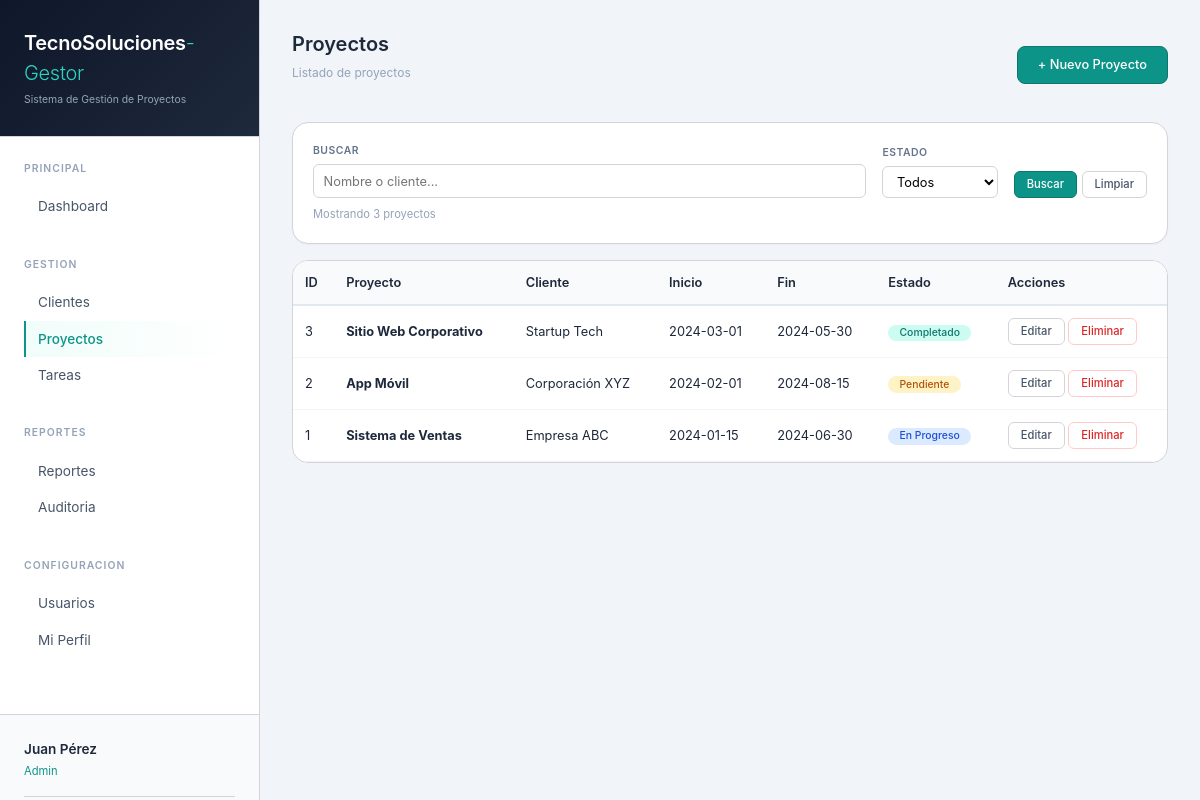
The page /public/index.php?action=proyectos (signed in) on the database its author committed.
### tables this page shows
CREATE TABLE IF NOT EXISTS proyectos (
    id INT AUTO_INCREMENT PRIMARY KEY,
    nombre VARCHAR(100) NOT NULL,
    descripcion TEXT NULL,
    cliente_id INT NOT NULL,
    fecha_inicio DATE NULL,
    fecha_fin DATE NULL,
    estado ENUM('pendiente', 'en_progreso', 'completado') DEFAULT 'pendiente',
    created_at TIMESTAMP DEFAULT CURRENT_TIMESTAMP,
    FOREIGN KEY (cliente_id) REFERENCES clientes(id) ON DELETE CASCADE,
    INDEX idx_cliente (cliente_id),
    INDEX idx_estado (estado)
);

CREATE TABLE IF NOT EXISTS clientes (
    id INT AUTO_INCREMENT PRIMARY KEY,
    nombre VARCHAR(100) NOT NULL,
    email VARCHAR(100) NULL,
    telefono VARCHAR(20) NULL,
    empresa VARCHAR(100) NULL,
    created_at TIMESTAMP DEFAULT CURRENT_TIMESTAMP,
    INDEX idx_nombre (nombre)
);

### controllers/ProyectoController.php (called while the page is built, shortened)
<?php
class ProyectoController {
    private $conn;
    public function __construct($db) {
        $this->conn = $db;
    }
    public function listar() {
        $proyectoModel = new Proyecto($this->conn);
        $proyectos = $proyectoModel->listar();
        include_once __DIR__ . '/../views/proyectos/listar.php';
    }
}
?>

### models/Proyecto.php (called while the page is built, shortened)
<?php
class Proyecto {
    private $conn;
    private $table = 'proyectos';
    public function __construct($db) {
        $this->conn = $db;
    }
    public function listar() {
        $query = "SELECT p.*, c.nombre as cliente_nombre FROM " . $this->table . " p LEFT JOIN clientes c ON p.cliente_id = c.id ORDER BY p.id DESC";
        $stmt = $this->conn->prepare($query);
        $stmt->execute();
        return $stmt->fetchAll();
    }
}
?>

### views/proyectos/listar.php (the view, shortened to what this page needs)
<?php
$proyectos = $proyectos ?? [];
include_once __DIR__ . '/../layouts/header.php';
?>
<div class="flex-between mb-4">
    <div>
        <h2 style="font-size: 1.25rem; font-weight: 600;">Proyectos</h2>
        <p style="font-size: 0.75rem; color: #94a3b8; margin-top: 0.25rem;">Listado de proyectos</p>
    </div>
    <a href="index.php?action=proyectos&sub=agregar" class="btn btn-primary">+ Nuevo Proyecto</a>
</div>
<div class="card" style="margin-bottom: 1rem;">
    <div class="card-body">
        <div style="display: flex; gap: 1rem; flex-wrap: wrap; align-items: flex-end;">
            <div style="flex: 1; min-width: 150px;">
                <label style="font-size: 0.65rem; text-transform: uppercase; color: #64748b; font-weight: 600;">Buscar</label>
                <input type="text" id="buscarProyecto" placeholder="Nombre o cliente..." style="width: 100%; padding: 0.4rem 0.6rem; border: 1px solid #d4d4d8; border-radius: 6px; font-size: 0.8rem;" onkeyup="buscarProyectos()">
            </div>
            <div>
                <label style="font-size: 0.65rem; text-transform: uppercase; color: #64748b; font-weight: 600;">Estado</label>
                <select id="filtroEstado" style="padding: 0.4rem 0.6rem; border: 1px solid #d4d4d8; border-radius: 6px; font-size: 0.8rem;" onchange="buscarProyectos()">
                    <option value="">Todos</option>
                </select>
            </div>
            <div>
                <button onclick="buscarProyectos()" class="btn btn-primary btn-sm">Buscar</button>
                <button onclick="limpiarFiltroProyectos()" class="btn btn-outline btn-sm">Limpiar</button>
            </div>
        </div>
        <div style="margin-top: 0.5rem; font-size: 0.7rem; color: #94a3b8;">
            <span id="resultadosProyectos">Mostrando <?php echo count($proyectos); ?> proyectos</span>
        </div>
    </div>
</div>
<div class="table-responsive">
    <table style="width: 100%; border-collapse: collapse;" id="tablaProyectos">
        <thead>
            <tr>
                <th style="text-align: left; padding: 12px; background: #f8fafc; border-bottom: 2px solid #e2e8f0;">ID</th>
                <th style="text-align: left; padding: 12px; background: #f8fafc; border-bottom: 2px solid #e2e8f0;">Proyecto</th>
                <th style="text-align: left; padding: 12px; background: #f8fafc; border-bottom: 2px solid #e2e8f0;">Cliente</th>
                <th style="text-align: left; padding: 12px; background: #f8fafc; border-bottom: 2px solid #e2e8f0;">Inicio</th>
                <th style="text-align: left; padding: 12px; background: #f8fafc; border-bottom: 2px solid #e2e8f0;">Fin</th>
                <th style="text-align: left; padding: 12px; background: #f8fafc; border-bottom: 2px solid #e2e8f0;">Estado</th>
                <th style="text-align: left; padding: 12px; background: #f8fafc; border-bottom: 2px solid #e2e8f0;">Acciones</th>
            </tr>
        </thead>
        <tbody>
            <?php if (!empty($proyectos)): ?>
                <?php foreach ($proyectos as $p): ?>
                <tr>
                    <td style="padding: 12px; border-bottom: 1px solid #f1f5f9;"><?php echo $p['id']; ?></td>
                    <td style="padding: 12px; border-bottom: 1px solid #f1f5f9;"><strong><?php echo htmlspecialchars($p['nombre']); ?></strong></td>
                    <td style="padding: 12px; border-bottom: 1px solid #f1f5f9;"><?php echo isset($p['cliente_nombre']) ? htmlspecialchars($p['cliente_nombre']) : 'Sin cliente'; ?></td>
                    <td style="padding: 12px; border-bottom: 1px solid #f1f5f9;"><?php echo $p['fecha_inicio'] ?? '-'; ?></td>
                    <td style="padding: 12px; border-bottom: 1px solid #f1f5f9;"><?php echo $p['fecha_fin'] ?? '-'; ?></td>
                    <td style="padding: 12px; border-bottom: 1px solid #f1f5f9;">
                        <?php
                        $estadoClass = '';
                        $estadoTexto = '';
                        if ($p['estado'] == 'pendiente') {
                            $estadoClass = 'badge-pendiente';
                            $estadoTexto = 'Pendiente';
                        } elseif ($p['estado'] == 'en_progreso') {
                            $estadoClass = 'badge-progreso';
                            $estadoTexto = 'En Progreso';
                        } else {
                            $estadoClass = 'badge-completado';
                            $estadoTexto = 'Completado';
                        }
                        ?>
                        <span class="badge <?php echo $estadoClass; ?>"><?php echo $estadoTexto; ?></span>
                    </td>
                    <td style="padding: 12px; border-bottom: 1px solid #f1f5f9;">
                        <a href="index.php?action=proyectos&sub=editar&id=<?php echo $p['id']; ?>" class="btn btn-outline btn-sm">Editar</a>
                        <a href="index.php?action=proyectos&sub=eliminar&id=<?php echo $p['id']; ?>" class="btn btn-danger btn-sm" onclick="return confirm('Eliminar este proyecto?')">Eliminar</a>
                    </td>
                </tr>
                <?php endforeach; ?>
            <?php else: ?>
                <tr>
                    <td colspan="7" style="padding: 32px; text-align: center; color: #94a3b8;">No hay proyectos registrados</td>
                </tr>
            <?php endif; ?>
        </tbody>
    </table>
</div>
<?php include_once __DIR__ . '/../layouts/footer.php'; ?>

### public/index.php (shortened to what this page needs)
<?php
spl_autoload_register(function ($class_name) {
    $base_dir = __DIR__ . '/../';
    $paths = [
        $base_dir . 'controllers/',
        $base_dir . 'models/'
    ];
    foreach ($paths as $path) {
        $file = $path . $class_name . '.php';
        if (file_exists($file)) {
            return true;
        }
    }
    return false;
});
$database = new Database();
$conn = $database->getConnection();
$action = isset($_GET['action']) ? $_GET['action'] : 'login';
$sub = isset($_GET['sub']) ? $_GET['sub'] : 'index';
try {
    switch ($action) {
        case 'proyectos':
            $controller = new ProyectoController($conn);
            if ($sub == 'agregar') {
                $controller->agregar();
            } elseif ($sub == 'editar') {
                $controller->editar();
            } elseif ($sub == 'eliminar') {
                $controller->eliminar();
            } elseif ($sub == 'buscar') {
                $controller->buscar();
            } else {
                $controller->listar();
            }
            break;
    }
} catch (Exception $e) {
    $_SESSION['error'] = "Error: " . $e->getMessage();
    header("Location: index.php?action=dashboard");
    exit();
}
?>

### views/layouts/header.php (shortened to what this page needs)
<!DOCTYPE html>
<html lang="es">
<head>
    <link href="https://cdn.jsdelivr.net/npm/bootstrap@5.1.3/dist/css/bootstrap.min.css" rel="stylesheet">
</head>
<body>
<?php if (isset($_SESSION['user_id'])):
    $current_action = $_GET['action'] ?? 'dashboard';
?>
<div class="sidebar" id="sidebar">
    <div class="sidebar-header">
        <div class="logo">TecnoSoluciones<span>-Gestor</span></div>
        <div class="logo-sub">Sistema de Gestión de Proyectos</div>
    </div>
    <div class="sidebar-nav">
        <div class="nav-section">
            <div class="nav-title">Principal</div>
            <a href="index.php?action=dashboard" class="nav-item <?php echo ($current_action == 'dashboard') ? 'active' : ''; ?>">Dashboard</a>
        </div>
        <div class="nav-section">
            <div class="nav-title">Gestion</div>
            <a href="index.php?action=clientes" class="nav-item <?php echo ($current_action == 'clientes') ? 'active' : ''; ?>">Clientes</a>
            <a href="index.php?action=proyectos" class="nav-item <?php echo ($current_action == 'proyectos') ? 'active' : ''; ?>">Proyectos</a>
            <a href="index.php?action=tareas" class="nav-item <?php echo ($current_action == 'tareas') ? 'active' : ''; ?>">Tareas</a>
        </div>
        <div class="nav-section">
            <div class="nav-title">Reportes</div>
            <a href="index.php?action=reportes" class="nav-item <?php echo ($current_action == 'reportes') ? 'active' : ''; ?>">Reportes</a>
            <?php if (in_array($_SESSION['user_rol'] ?? 'usuario', ['admin', 'super_admin'])): ?>
            <a href="index.php?action=auditoria" class="nav-item <?php echo ($current_action == 'auditoria') ? 'active' : ''; ?>">Auditoria</a>
            <?php endif; ?>
        </div>
        <div class="nav-section">
            <div class="nav-title">Configuracion</div>
            <?php if (in_array($_SESSION['user_rol'] ?? 'usuario', ['admin', 'super_admin'])): ?>
            <a href="index.php?action=usuarios" class="nav-item <?php echo ($current_action == 'usuarios') ? 'active' : ''; ?>">Usuarios</a>
            <?php endif; ?>
            <a href="index.php?action=perfil" class="nav-item <?php echo ($current_action == 'perfil') ? 'active' : ''; ?>">Mi Perfil</a>
        </div>
    </div>
    <div class="sidebar-footer">
        <div class="user-name"><?php echo $_SESSION['user_nombre']; ?></div>
        <div class="user-role"><?php echo ucfirst($_SESSION['user_rol'] ?? 'Usuario'); ?></div>
        <a href="index.php?action=logout" class="logout-link">Cerrar Sesion</a>
    </div>
</div>
<div class="main-content">
<?php endif; ?>

### views/layouts/footer.php (shortened to what this page needs)
<?php if (isset($_SESSION['user_id'])): ?>
    </div>
<?php endif; ?>
</body>
</html>

### views/layouts/header.php (style rules this page uses)
* { margin: 0; padding: 0; box-sizing: border-box; }
body { font-family: 'Inter', -apple-system, BlinkMacSystemFont, 'Segoe UI', Roboto, sans-serif; background: #f1f5f9; color: #1e293b; line-height: 1.5; }
.sidebar { position: fixed; left: 0; top: 0; width: 260px; height: 100vh; background: #ffffff; border-right: 1px solid #d4d4d8; display: flex; flex-direction: column; overflow-y: auto; z-index: 100; }
.sidebar-header { padding: 1.75rem 1.5rem; border-bottom: 1px solid #d4d4d8; background: linear-gradient(135deg, #0f172a 0%, #1e293b 100%); }
.logo { font-size: 1.25rem; font-weight: 600; color: #ffffff; letter-spacing: -0.3px; }
.logo span { font-weight: 300; color: #2dd4bf; }
.logo-sub { font-size: 0.65rem; color: #94a3b8; margin-top: 0.25rem; }
.sidebar-nav { flex: 1; padding: 1.5rem; }
.nav-section { margin-bottom: 2rem; }
.nav-title { font-size: 0.65rem; text-transform: uppercase; letter-spacing: 1px; color: #94a3b8; margin-bottom: 0.75rem; font-weight: 600; }
.nav-item { display: block; padding: 0.5rem 0; color: #475569; text-decoration: none; font-size: 0.85rem; transition: all 0.2s; border-left: 2px solid transparent; padding-left: 0.75rem; }
.nav-item.active { color: #0d9488; border-left-color: #0d9488; font-weight: 500; background: linear-gradient(90deg, #f0fdfa 0%, transparent 100%); }
.sidebar-footer { padding: 1.5rem; border-top: 1px solid #d4d4d8; background: #f8fafc; }
.user-name { font-size: 0.85rem; font-weight: 600; color: #1e293b; }
.user-role { font-size: 0.7rem; color: #0d9488; margin-top: 0.2rem; }
.logout-link { display: block; margin-top: 1rem; padding-top: 1rem; border-top: 1px solid #d4d4d8; font-size: 0.8rem; color: #64748b; text-decoration: none; transition: color 0.2s; }
.main-content { margin-left: 260px; padding: 2rem; min-height: 100vh; }
.btn { padding: 0.5rem 1.25rem; font-size: 0.8rem; font-family: inherit; border-radius: 8px; cursor: pointer; transition: all 0.2s; text-decoration: none; display: inline-block; font-weight: 500; border: 1px solid; }
.btn-primary { background: #0d9488; color: white; border-color: #0f766e; }
.btn-outline { background: transparent; border: 1px solid #d4d4d8; color: #475569; }
.btn-sm { padding: 0.25rem 0.75rem; font-size: 0.7rem; border-radius: 6px; }
.btn-danger { background: transparent; border: 1px solid #fecaca; color: #dc2626; }
.card { background: white; border: 1px solid #d4d4d8; border-radius: 16px; overflow: hidden; box-shadow: 0 1px 2px rgba(0,0,0,0.03); }
.card-body { padding: 1.25rem; }
.table-responsive { overflow-x: auto; border: 1px solid #d4d4d8; border-radius: 16px; background: white; }
table { width: 100%; border-collapse: collapse; font-size: 0.8rem; }
th { text-align: left; padding: 0.875rem; background: #fafafa; font-weight: 600; color: #1e293b; border-bottom: 1px solid #e4e4e7; }
td { padding: 0.875rem; border-bottom: 1px solid #f1f5f9; }
tr:last-child td { border-bottom: none; }
label { display: block; font-size: 0.7rem; text-transform: uppercase; letter-spacing: 0.5px; color: #0d9488; margin-bottom: 0.35rem; font-weight: 600; }
input, select, textarea { width: 100%; padding: 0.6rem 0; font-size: 0.85rem; font-family: inherit; border: none; border-bottom: 1px solid #d4d4d8; background: transparent; outline: none; transition: border-color 0.2s; }
.badge { display: inline-block; padding: 0.2rem 0.7rem; font-size: 0.65rem; border-radius: 20px; font-weight: 500; }
.badge-pendiente { background: #fef3c7; color: #b45309; }
.badge-progreso { background: #dbeafe; color: #1d4ed8; }
.badge-completado { background: #ccfbf1; color: #0f766e; }
.flex-between { display: flex; justify-content: space-between; align-items: center; }
.mb-4 { margin-bottom: 1.5rem; }

### rows shown on the page
proyectos: id "3", nombre "Sitio Web Corporativo", cliente.nombre "Startup Tech", fecha_inicio "2024-03-01", fecha_fin "2024-05-30", estado "Completado"
proyectos: id "2", nombre "App Móvil", cliente.nombre "Corporación XYZ", fecha_inicio "2024-02-01", fecha_fin "2024-08-15", estado "Pendiente"
proyectos: id "1", nombre "Sistema de Ventas", cliente.nombre "Empresa ABC", fecha_inicio "2024-01-15", fecha_fin "2024-06-30", estado "En Progreso"

### other values the page prints
$_SESSION['user_nombre'] "Juan Pérez"
$_SESSION['user_rol'] "Admin"
count($proyectos) "3"
